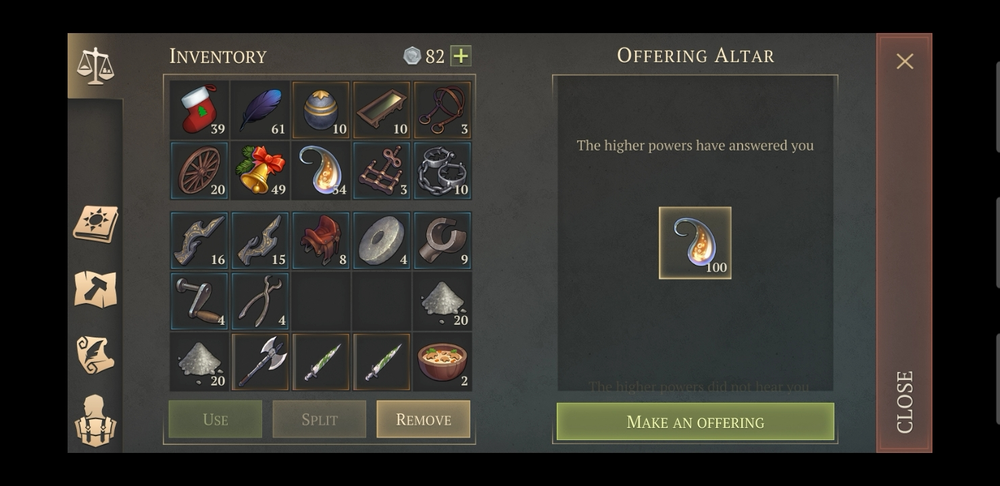
#> input picture aaa.png, 1000 x 486 px, shrunk from 1480 x 720 before the run
$ jupyter execute --allow-errors Untitled3.ipynb   (older library calls are emulated)
#> lines starting #> are read from the running program, lines starting #| are printed output that depends on the picture; after the words box and inside, x2 and y2 are one past the last pixel; in counts of white or black regions, pixels touching at a corner belong together
[cell 1]
import cv2


def captch_ex(file_name):
    img = cv2.imread(file_name)

    img_final = cv2.imread(file_name)
    img2gray = cv2.cvtColor(img, cv2.COLOR_BGR2GRAY)
    ret, mask = cv2.threshold(img2gray, 180, 255, cv2.THRESH_BINARY)
    image_final = cv2.bitwise_and(img2gray, img2gray, mask=mask)
    ret, new_img = cv2.threshold(image_final, 180, 255, cv2.THRESH_BINARY)  # for black text , cv.THRESH_BINARY_INV
    '''
            line  8 to 12  : Remove noisy portion
    '''
    kernel = cv2.getStructuringElement(cv2.MORPH_CROSS, (3,
                                                         3))  # to manipulate the orientation of dilution , large x means horizonatally dilating  more, large y means vertically dilating more
    dilated = cv2.dilate(new_img, kernel, iterations=9)  # dilate , more the iteration more the dilation

    # for cv2.x.x

    _, contours, hierarchy = cv2.findContours(dilated, cv2.RETR_EXTERNAL, cv2.CHAIN_APPROX_NONE)  # findContours returns 3 variables for getting contours

    # for cv3.x.x comment above line and uncomment line below

    #image, contours, hierarchy = cv2.findContours(dilated,cv2.RETR_EXTERNAL,cv2.CHAIN_APPROX_NONE)


    for contour in contours:
        # get rectangle bounding contour
        [x, y, w, h] = cv2.boundingRect(contour)

        # Don't plot small false positives that aren't text
        if w < 35 and h < 35:
            continue

        # draw rectangle around contour on original image
        cv2.rectangle(img, (x, y), (x + w, y + h), (255, 0, 255), 2)

        '''
        #you can crop image and send to OCR  , false detected will return no text :)
        cropped = img_final[y :y +  h , x : x + w]

        s = file_name + '/crop_' + str(index) + '.jpg'
        cv2.imwrite(s , cropped)
        index = index + 1

        '''
    # write original image with added contours to disk
    cv2.imshow('captcha_result', img)
    cv2.waitKey()


file_name = 'your_image.jpg'
#> (the rest of this cell did not finish here and is left out)

#> (a cell that did not finish here is left out)

[cell 3]
import cv2
import numpy as np
import matplotlib.pyplot as plt


## (1) Read
img = cv2.imread("aaa.png")
#> img is the input picture: shape (486, 1000, 3); mean B, G, R 46.3, 50.5, 51.7
gray = cv2.cvtColor(img, cv2.COLOR_BGR2GRAY)
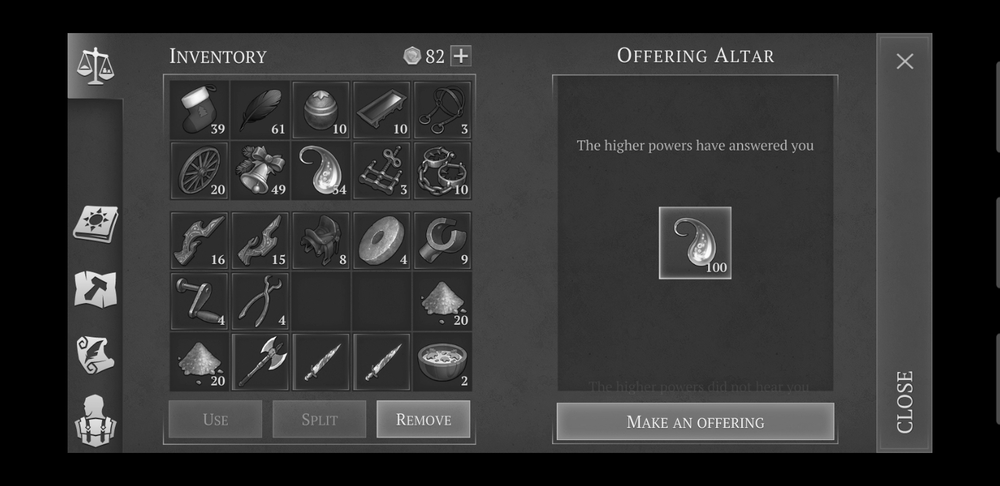
#> gray: shape (486, 1000); min 0, max 255, mean 50.4

#plt.imshow(img , cmap = plt.cm.gray)
#plt.show
#plt.imshow(gray , cmap = plt.cm.gray)
#plt.show


## (2) Threshold
th, threshed = cv2.threshold(gray, 127, 255, cv2.THRESH_BINARY_INV|cv2.THRESH_OTSU)
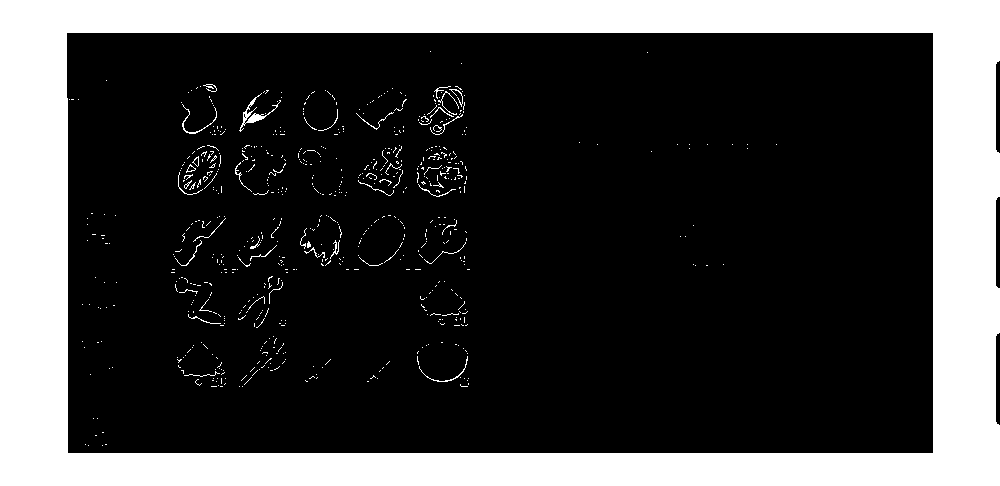
#> threshed: shape (486, 1000); 25.8% white; 689 white regions (648 under 20 px)
#> th = 34

## (3) Find the min-area contour
cnts = cv2.findContours(threshed, cv2.RETR_TREE, cv2.CHAIN_APPROX_SIMPLE)[-2]
#> cnts = 710 contours, 701 with area under 20; largest, box (x1, y1, x2, y2) and area: (0, 0, 1000, 486) 483439, (66, 32, 934, 454) 364650, (239, 93, 281, 132) 170, (186, 164, 196, 173) 34, (192, 156, 199, 167) 32
cnts = sorted(cnts, key=cv2.contourArea)
for cnt in cnts:
    if cv2.contourArea(cnt) > 150:
        break
#> this loop made 708 passes
#> cnt on passes 1 to 3: [[102, 445]], [[88, 445]], [[105, 444], [106, 444]]

## (4) Create mask and do bitwise-op
mask = np.zeros(img.shape[:2],np.uint8)
cv2.drawContours(mask, [cnt],-1, 255, -1)
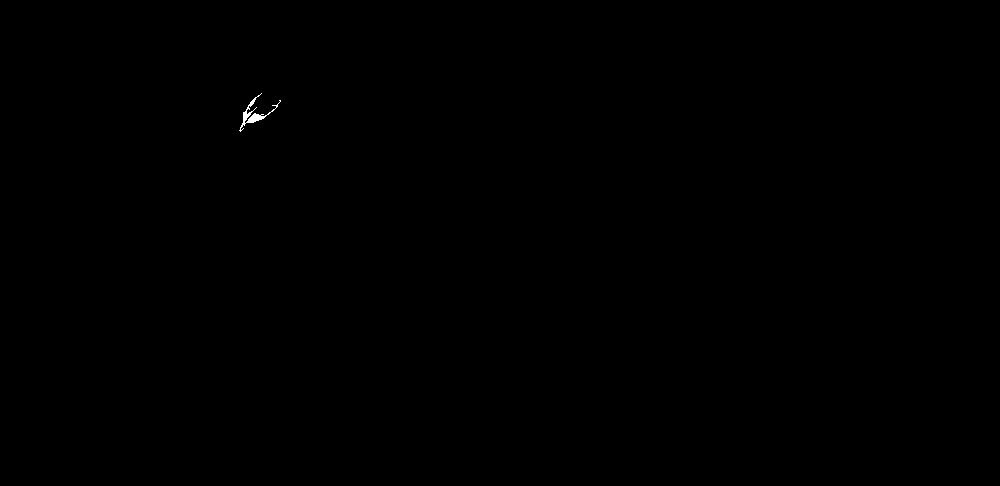
#> mask: shape (486, 1000); 0.06% white; 1 white region, box (x1, y1, x2, y2) and area: (239, 93, 281, 132) 269
dst = cv2.bitwise_and(img, img, mask=mask)

plt.imshow(dst , cmap = plt.cm.gray)
plt.show
## Save it
#cv2.imwrite("dst.png", dst)

[cell 4]
import cv2
import numpy as np
from matplotlib import pyplot as plt

img = cv2.imread('aaa.png',0)
#> img: shape (486, 1000); min 0, max 255, mean 50
edges = cv2.Canny(img,100,200)
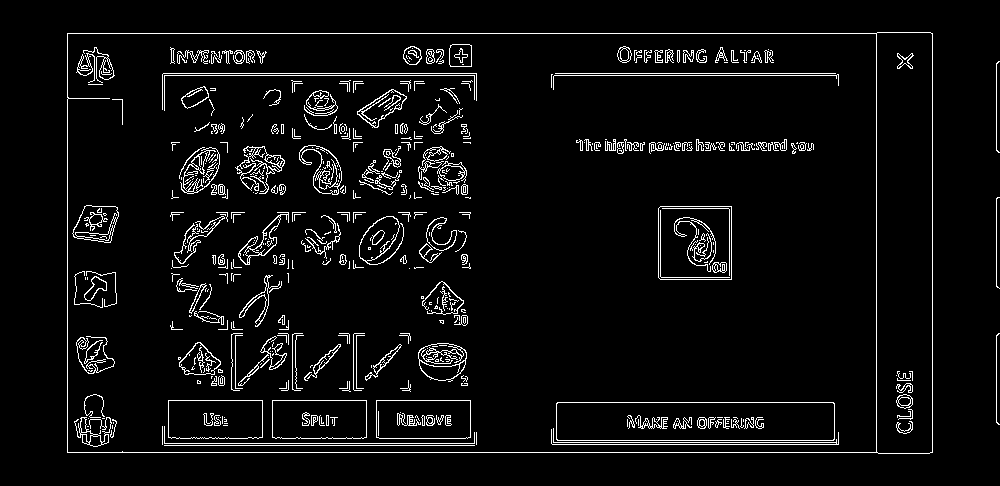
#> edges: shape (486, 1000); 5% white in thin lines or dots, all inside (x1, y1, x2, y2) = (67, 32, 1000, 454)

plt.subplot(121),plt.imshow(img,cmap = 'gray')
plt.title('Original Image'), plt.xticks([]), plt.yticks([])
plt.subplot(122),plt.imshow(edges,cmap = 'gray')
plt.title('Edge Image'), plt.xticks([]), plt.yticks([])
cv2.imwrite("edge.png", edges)
plt.show()

[cell 5]
def find_squares(img):
    img = cv2.GaussianBlur(img, (5, 5), 0)
#> img: shape (486, 1000, 3)
    squares = []
    for gray in cv2.split(img):
        for thrs in range(0, 255, 26):
            if thrs == 0:
                bin = cv2.Canny(gray, 0, 50, apertureSize=5)
                bin = cv2.dilate(bin, None)
            else:
                _retval, bin = cv2.threshold(gray, thrs, 255, cv2.THRESH_BINARY)
            bin, contours, _hierarchy = cv2.findContours(bin, cv2.RETR_LIST, cv2.CHAIN_APPROX_SIMPLE)
            for cnt in contours:
                cnt_len = cv2.arcLength(cnt, True)
                cnt = cv2.approxPolyDP(cnt, 0.02*cnt_len, True)
                if len(cnt) == 4 and cv2.contourArea(cnt) > 1000 and cv2.isContourConvex(cnt):
                    cnt = cnt.reshape(-1, 2)
                    max_cos = np.max([angle_cos( cnt[i], cnt[(i+1) % 4], cnt[(i+2) % 4] ) for i in range(4)])
                    #print(cnt)
                    a = (cnt[1][1] - cnt[0][1])

                    if max_cos < 0.1 and a < img.shape[0]*0.8:

                        squares.append(cnt)
#> this loop made 1 pass
#> after the loop, cnt = [[66, 32], [67, 453], [933, 453], [933, 32]]; squares = []
    return squares
